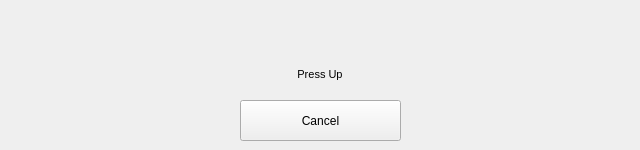
<?xml version="1.0" encoding="UTF-8"?>
<ui version="4.0">
 <class>keyconfigdialogClass</class>
 <widget class="QWidget" name="keyconfigdialogClass">
  <property name="geometry">
   <rect>
    <x>0</x>
    <y>0</y>
    <width>640</width>
    <height>150</height>
   </rect>
  </property>
  <property name="baseSize">
   <size>
    <width>640</width>
    <height>150</height>
   </size>
  </property>
  <property name="windowTitle">
   <string>keyconfigdialog</string>
  </property>
  <widget class="QLabel" name="keyLabel">
   <property name="geometry">
    <rect>
     <x>0</x>
     <y>0</y>
     <width>640</width>
     <height>150</height>
    </rect>
   </property>
   <property name="styleSheet">
    <string notr="true"/>
   </property>
   <property name="text">
    <string>&lt;!DOCTYPE HTML PUBLIC &quot;-//W3C//DTD HTML 4.0//EN&quot; &quot;http://www.w3.org/TR/REC-html40/strict.dtd&quot;&gt;
&lt;html&gt;&lt;head&gt;&lt;meta name=&quot;qrichtext&quot; content=&quot;1&quot; /&gt;&lt;style type=&quot;text/css&quot;&gt;
p, li { white-space: pre-wrap; }
&lt;/style&gt;&lt;/head&gt;&lt;body style=&quot; font-family:'MS Shell Dlg 2'; font-size:8.25pt; font-weight:400; font-style:normal;&quot;&gt;
&lt;p align=&quot;center&quot; style=&quot; margin-top:0px; margin-bottom:0px; margin-left:0px; margin-right:0px; -qt-block-indent:0; text-indent:0px; font-size:8pt;&quot;&gt;Press Up&lt;/p&gt;&lt;/body&gt;&lt;/html&gt;</string>
   </property>
   <property name="alignment">
    <set>Qt::AlignCenter</set>
   </property>
  </widget>
  <widget class="QPushButton" name="cancelButton">
   <property name="geometry">
    <rect>
     <x>240</x>
     <y>100</y>
     <width>161</width>
     <height>41</height>
    </rect>
   </property>
   <property name="text">
    <string>Cancel</string>
   </property>
  </widget>
 </widget>
 <layoutdefault spacing="6" margin="11"/>
 <resources/>
 <connections/>
</ui>
